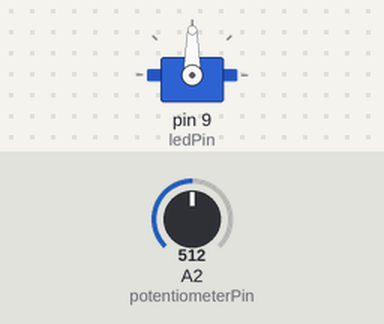
Bench run of a sketch on a simulated Arduino Uno, built with avr-gcc and run on an emulated ATmega328P. On the bench: servo. Inputs (shaded band) come from the test bench; at power-on: A2 (potentiometerPin) = 512.

Above: at 1.2 s.
1.3 s: A2 (potentiometerPin) set to 716
At 2.1 s:
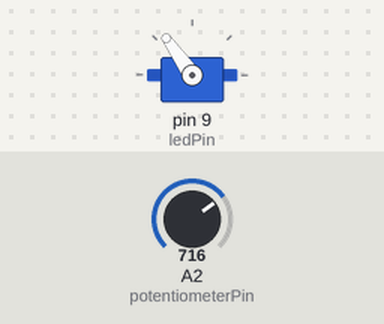
2.8 s: A2 (potentiometerPin) set to 900
At 3.3 s:
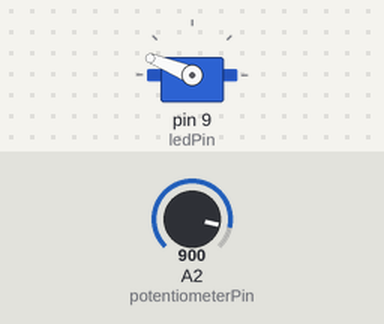
4.3 s: A2 (potentiometerPin) set to 1023
At 4.6 s:
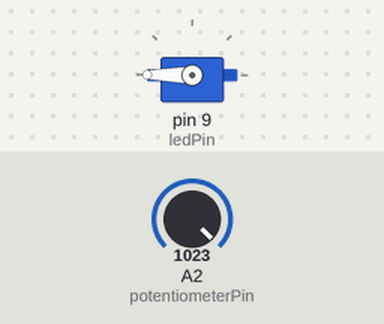
5.8 s: A2 (potentiometerPin) set to 306
At 7.0 s:
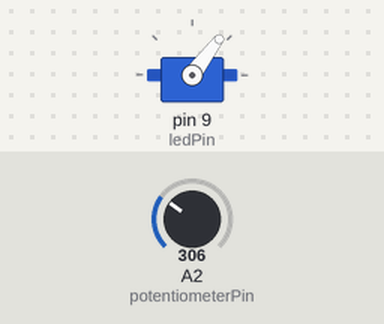
7.3 s: A2 (potentiometerPin) set to 122
At 8.3 s:
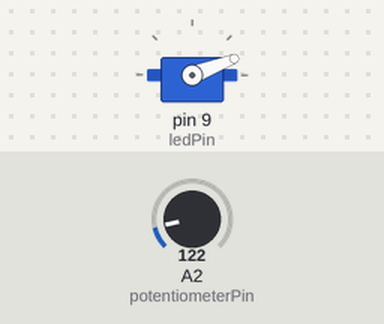
Timing chart, 0 to 9.8 s (numbered marks = the images above; inputs shaded):
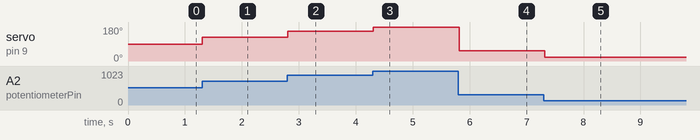

Measured:
- after the input at 1.3 s, servo on pin 9 (ledPin): 90° → 125° at once
- after the input at 2.8 s, servo on pin 9 (ledPin): 125° → 158° at once
- after the input at 4.3 s, servo on pin 9 (ledPin): 158° → 180° at once
- after the input at 5.8 s, servo on pin 9 (ledPin): 180° → 53° at once
- after the input at 7.3 s, servo on pin 9 (ledPin): 53° → 21° at once

The sketch:

servo_potentiometer.ino
```cpp
/****************************************************
*   File:   servo_potentiometer.ino                 *
*   Author: Lais Viana @laisvianamelo               *
*   Author: William Torres @williamtorres1          *
*****************************************************/
#include <SoftwareSerial.h>
#include <Servo.h>
#define ledPin 9
#define potentiometerPin A2

int ledBright = 0;
int potentiometerValue = 0;

Servo servo;
/*
  Desafio: Controle um servo motor usando um potenciômetro.
  Dica: Use um potenciômetro para fazer o controle.
*/
void setup() {
  pinMode(ledPin, OUTPUT);
  pinMode(potentiometerPin, INPUT);
  servo.attach(ledPin);
}

void loop() {
 potentiometerValue = analogRead(potentiometerPin);
 ledBright = map(potentiometerValue, 0, 1023, 0, 180);
 servo.write(ledBright);
 analogWrite(ledPin, ledBright);
 delay(100);
}
```
